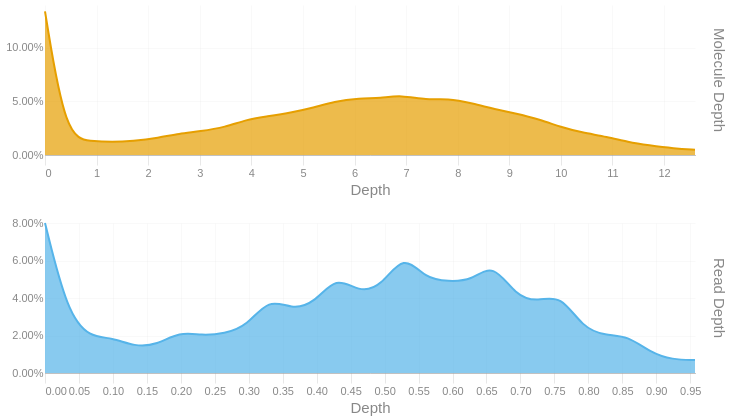

Write notebook code for a chart like this one.
### Code cell
readdep = depth_hist(tb['Read Depth'], q99, 3)
readdep = readdep.with_columns(pl.lit('Read Depth').alias('Metric'))
if not SKIPLR:
    moldep = depth_hist(tb['Molecule Depth'], mol_q99, 1)
    moldep = moldep.with_columns(pl.lit('Molecule Depth').alias('Metric'))
    _hist = pl.concat([readdep, moldep])
    _hist = _hist.filter(pl.col('Proportion') != 0)
    with SafeRender(_hist):
        (
            alt.Chart(_hist)        
            .mark_area(interpolate = "basis")
            .encode(
                x=alt.X('Bin:Q').scale(domainMin=0).axis(alt.Axis(title='Depth')),
                y = alt.Y('Proportion:Q', title = None).axis(format = '.2%'),
                color = alt.Color('Metric:N').legend(None),
                row = alt.Row("Metric:N").header(title = None, labelOrient = 'right'),
                tooltip = [
                    alt.Tooltip("Metric:N", title = "Metric"),
                    alt.Tooltip('Interval:N', title = "Depth Interval"),
                    alt.Tooltip('Proportion:Q', title = "% Alignments").format('.2%')
                ]
            )
            .resolve_scale(x='independent', y='independent')
            .properties(
                height = 150, width = 650,
                usermeta={'embedOptions': {'downloadFileName': f'{samplename}.depth.hist'}}
            )
        ).display()
else:
    readdep = readdep.filter(pl.col('Proportion') != 0)
    with SafeRender(readdep):
        (
            alt.Chart(readdep)        
            .mark_area(interpolate = "basis")
            .encode(
                x=alt.X('Bin:Q').scale(domainMin=0).axis(alt.Axis(title='Depth')),
                y = alt.Y('Proportion:Q', title = None).axis(format = '.2%'),
                tooltip = [
                    alt.Tooltip('Interval:N', title = "Depth Interval"),
                    alt.Tooltip('Proportion:Q', title = "% Alignments").format('.2%')
                ]
            )
            .properties(
                usermeta={'embedOptions': {'downloadFileName': f'{samplename}.depth.hist'}}
            )
        ).display()

### Figure 1 — Vega-Lite specification as saved in the notebook (floating-point values rounded to 4 significant figures)
{"width": 650, "height": 150, "config": {"title": {"anchor": "start", "dy": -15, "fontSize": 18, "color": "#888888", "subtitleColor": "#888888", "subtitleFontSize": 14}, "arc": {"fill": "#0072B2"}, "axis": {"domainColor": "#888888", "domainWidth": 0.5, "gridWidth": 0.2, "grid": false, "titleFontWeight": 400, "titleFontSize": 15, "labelFontSize": 11, "labelColor": "#888888", "tickColor": "#888888", "tickWidth": 0.2, "titleColor": "#888888"}, "axisBand": {"grid": false}, "axisX": {"grid": true, "tickSize": 10, "domainCap": "round"}, "axisY": {"domain": false, "grid": true, "tickSize": 0, "domainCap": "round"}, "background": "transparent", "header": {"labelFontSize": 15, "labelColor": "#888888", "titleFontSize": 15, "titleFontWeight": 600, "titleColor": "#888888"}, "legend": {"labelFont": "sans-serif", "labelFontSize": 12, "labelColor": "#888888", "symbolSize": 100, "symbolType": "circle", "titleFontSize": 12, "titlePadding": 10, "titleColor": "#888888", "title": null}, "range": {"category": ["#E69F00", "#56B4E9", "#009E73", "#F0E442", "#0072B2", "#D55E00", "#CC79A7", "#000000"], "diverging": ["#cfe8f3", "#a2d4ec", "#73bfe2", "#46abdb", "#1696d2", "#12719e"]}, "area": {"fill": "#0072B2", "fillOpacity": 0.7, "line": true, "strokeOpacity": 0.7}, "line": {"color": "#0072B2", "stroke": "#0072B2", "strokeWidth": 2}, "trail": {"color": "#0072B2", "stroke": "#0072B2", "strokeWidth": 0, "size": 1}, "point": {"filled": true, "fillOpacity": 1.0, "size": 95}, "text": {"color": "#888888", "fontSize": 11, "align": "right", "fontWeight": 400, "size": 11}, "bar": {"fill": "#0072B2", "stroke": null}, "view": {"stroke": null, "continuousWidth": 660, "continuousHeight": 400}}, "data": {"name": "data-7011175505d304098a8c4c1d0f8e5d45"}, "mark": {"type": "area", "interpolate": "basis"}, "encoding": {"color": {"field": "Metric", "legend": null, "type": "nominal"}, "row": {"field": "Metric", "header": {"title": null, "labelOrient": "right"}, "type": "nominal"}, "tooltip": [{"field": "Metric", "title": "Metric", "type": "nominal"}, {"field": "Interval", "title": "Depth Interval", "type": "nominal"}, {"field": "Proportion", "format": ".2%", "title": "% Alignments", "type": "quantitative"}], "x": {"axis": {"title": "Depth"}, "field": "Bin", "scale": {"domainMin": 0}, "type": "quantitative"}, "y": {"axis": {"format": ".2%"}, "field": "Proportion", "title": null, "type": "quantitative"}}, "resolve": {"scale": {"x": "independent", "y": "independent"}}, "usermeta": {"embedOptions": {"downloadFileName": "TF26LRJL0088_5B_10484332_23Y22YLT4_L7.depth.hist"}}, "$schema": "https://vega.github.io/schema/vega-lite/v6.4.1.json", "datasets": {"data-7011175505d304098a8c4c1d0f8e5d45": [{"Bin": 0.0, "Interval": "0.0-0.033", "Proportion": 0.08, "Metric": "Read Depth"}, {"Bin": 0.033, "Interval": "0.033-0.066", "Proportion": 0.032, "Metric": "Read Depth"}, {"Bin": 0.066, "Interval": "0.066-0.099", "Proportion": 0.019, "Metric": "Read Depth"}, {"Bin": 0.099, "Interval": "0.099-0.132", "Proportion": 0.019, "Metric": "Read Depth"}, {"Bin": 0.132, "Interval": "0.132-0.165", "Proportion": 0.014, "Metric": "Read Depth"}, {"Bin": 0.165, "Interval": "0.165-0.198", "Proportion": 0.015, "Metric": "Read Depth"}, {"Bin": 0.198, "Interval": "0.198-0.231", "Proportion": 0.022, "Metric": "Read Depth"}, {"Bin": 0.231, "Interval": "0.231-0.264", "Proportion": 0.02, "Metric": "Read Depth"}, {"Bin": 0.264, "Interval": "0.264-0.297", "Proportion": 0.021, "Metric": "Read Depth"}, {"Bin": 0.297, "Interval": "0.297-0.33", "Proportion": 0.025, "Metric": "Read Depth"}, {"Bin": 0.33, "Interval": "0.33-0.363", "Proportion": 0.04, "Metric": "Read Depth"}, {"Bin": 0.363, "Interval": "0.363-0.396", "Proportion": 0.034, "Metric": "Read Depth"}, {"Bin": 0.396, "Interval": "0.396-0.429", "Proportion": 0.037, "Metric": "Read Depth"}, {"Bin": 0.429, "Interval": "0.429-0.462", "Proportion": 0.052, "Metric": "Read Depth"}, {"Bin": 0.462, "Interval": "0.462-0.495", "Proportion": 0.043, "Metric": "Read Depth"}, {"Bin": 0.495, "Interval": "0.495-0.528", "Proportion": 0.046, "Metric": "Read Depth"}, {"Bin": 0.528, "Interval": "0.528-0.561", "Proportion": 0.064, "Metric": "Read Depth"}, {"Bin": 0.561, "Interval": "0.561-0.594", "Proportion": 0.05, "Metric": "Read Depth"}, {"Bin": 0.594, "Interval": "0.594-0.627", "Proportion": 0.049, "Metric": "Read Depth"}, {"Bin": 0.627, "Interval": "0.627-0.66", "Proportion": 0.049, "Metric": "Read Depth"}, {"Bin": 0.66, "Interval": "0.66-0.693", "Proportion": 0.059, "Metric": "Read Depth"}, {"Bin": 0.693, "Interval": "0.693-0.726", "Proportion": 0.041, "Metric": "Read Depth"}, {"Bin": 0.726, "Interval": "0.726-0.759", "Proportion": 0.038, "Metric": "Read Depth"}, {"Bin": 0.759, "Interval": "0.759-0.792", "Proportion": 0.042, "Metric": "Read Depth"}, {"Bin": 0.792, "Interval": "0.792-0.825", "Proportion": 0.024, "Metric": "Read Depth"}, {"Bin": 0.825, "Interval": "0.825-0.858", "Proportion": 0.02, "Metric": "Read Depth"}, {"Bin": 0.858, "Interval": "0.858-0.891", "Proportion": 0.02, "Metric": "Read Depth"}, {"Bin": 0.891, "Interval": "0.891-0.924", "Proportion": 0.011, "Metric": "Read Depth"}, {"Bin": 0.924, "Interval": "0.924-0.957", "Proportion": 0.007, "Metric": "Read Depth"}, {"Bin": 0.957, "Interval": "0.957-0.99", "Proportion": 0.007, "Metric": "Read Depth"}, {"Bin": 0.0, "Interval": "0.0-0.4", "Proportion": 0.134, "Metric": "Molecule Depth"}, {"Bin": 0.4, "Interval": "0.4-0.9", "Proportion": 0.016, "Metric": "Molecule Depth"}, {"Bin": 0.9, "Interval": "0.9-1.3", "Proportion": 0.013, "Metric": "Molecule Depth"}, {"Bin": 1.3, "Interval": "1.3-1.7", "Proportion": 0.012, "Metric": "Molecule Depth"}, {"Bin": 1.7, "Interval": "1.7-2.2", "Proportion": 0.013, "Metric": "Molecule Depth"}, {"Bin": 2.2, "Interval": "2.2-2.6", "Proportion": 0.016, "Metric": "Molecule Depth"}, {"Bin": 2.6, "Interval": "2.6-3.0", "Proportion": 0.02, "Metric": "Molecule Depth"}, {"Bin": 3.0, "Interval": "3.0-3.5", "Proportion": 0.022, "Metric": "Molecule Depth"}, {"Bin": 3.5, "Interval": "3.5-3.9", "Proportion": 0.026, "Metric": "Molecule Depth"}, {"Bin": 3.9, "Interval": "3.9-4.3", "Proportion": 0.033, "Metric": "Molecule Depth"}, {"Bin": 4.3, "Interval": "4.3-4.8", "Proportion": 0.036, "Metric": "Molecule Depth"}, {"Bin": 4.8, "Interval": "4.8-5.2", "Proportion": 0.04, "Metric": "Molecule Depth"}, {"Bin": 5.2, "Interval": "5.2-5.6", "Proportion": 0.044, "Metric": "Molecule Depth"}, {"Bin": 5.6, "Interval": "5.6-6.1", "Proportion": 0.05, "Metric": "Molecule Depth"}, {"Bin": 6.1, "Interval": "6.1-6.5", "Proportion": 0.053, "Metric": "Molecule Depth"}, {"Bin": 6.5, "Interval": "6.5-6.9", "Proportion": 0.053, "Metric": "Molecule Depth"}, {"Bin": 6.9, "Interval": "6.9-7.4", "Proportion": 0.056, "Metric": "Molecule Depth"}, {"Bin": 7.4, "Interval": "7.4-7.8", "Proportion": 0.051, "Metric": "Molecule Depth"}, {"Bin": 7.8, "Interval": "7.8-8.3", "Proportion": 0.053, "Metric": "Molecule Depth"}, {"Bin": 8.3, "Interval": "8.3-8.7", "Proportion": 0.048, "Metric": "Molecule Depth"}, {"Bin": 8.7, "Interval": "8.7-9.1", "Proportion": 0.043, "Metric": "Molecule Depth"}, {"Bin": 9.1, "Interval": "9.1-9.6", "Proportion": 0.039, "Metric": "Molecule Depth"}, {"Bin": 9.6, "Interval": "9.6-10.0", "Proportion": 0.033, "Metric": "Molecule Depth"}, {"Bin": 10.0, "Interval": "10.0-10.4", "Proportion": 0.026, "Metric": "Molecule Depth"}, {"Bin": 10.4, "Interval": "10.4-10.9", "Proportion": 0.021, "Metric": "Molecule Depth"}, {"Bin": 10.9, "Interval": "10.9-11.3", "Proportion": 0.017, "Metric": "Molecule Depth"}, {"Bin": 11.3, "Interval": "11.3-11.7", "Proportion": 0.012, "Metric": "Molecule Depth"}, {"Bin": 11.7, "Interval": "11.7-12.2", "Proportion": 0.009, "Metric": "Molecule Depth"}, {"Bin": 12.2, "Interval": "12.2-12.6", "Proportion": 0.006, "Metric": "Molecule Depth"}, {"Bin": 12.6, "Interval": "12.6-13.03", "Proportion": 0.005, "Metric": "Molecule Depth"}]}}
